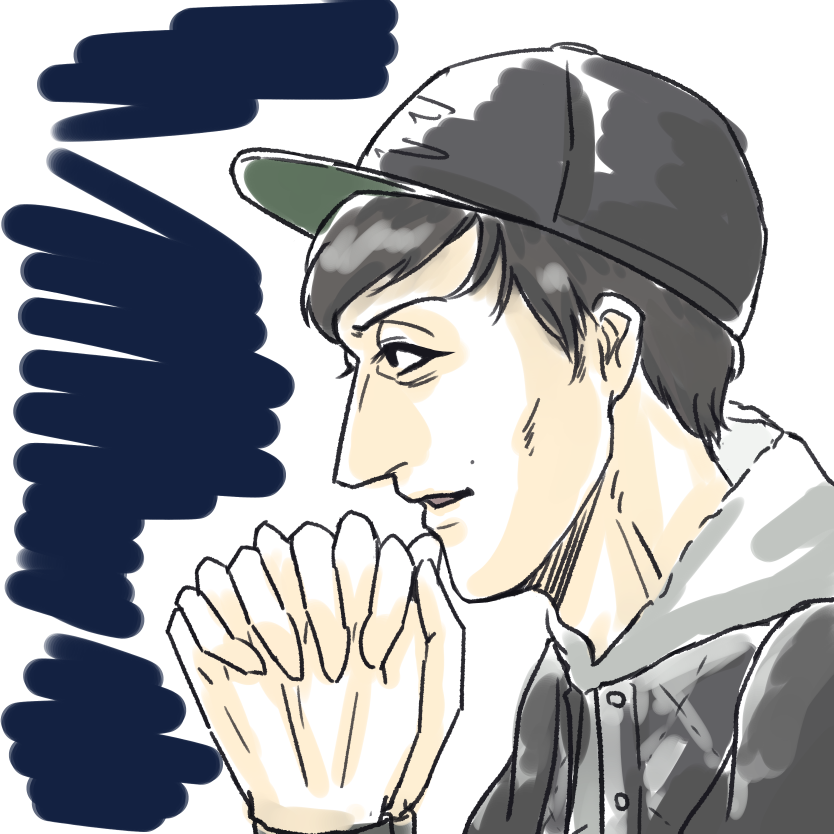
#> input picture m17.png, 2500 x 2500 px (shown at 1/3 size)
$ python AKAZE.py
#> lines starting #> are read from the running program, lines starting #| are printed output that depends on the picture
import cv2, matplotlib
import numpy as np
import matplotlib.pyplot as plt
import os
from PIL import Image
import glob

DataDir = 'sample1'

imgFile = cv2.imread('m17.png')
#> imgFile is the input picture: shape (2500, 2500, 3); mean B, G, R 162.9, 159.1, 157.7
resizeImg = cv2.resize(imgFile,(480,480))
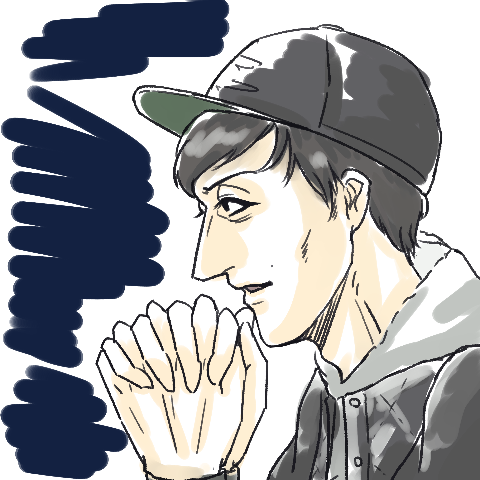
#> resizeImg: shape (480, 480, 3); mean B, G, R 162.9, 159.1, 157.7
rgbImg = cv2.cvtColor(resizeImg,cv2.COLOR_BGR2RGB)
plt.imshow(rgbImg)
plt.show()

ImgB,ImgG,ImgR = cv2.split(resizeImg) #BGRを分離する
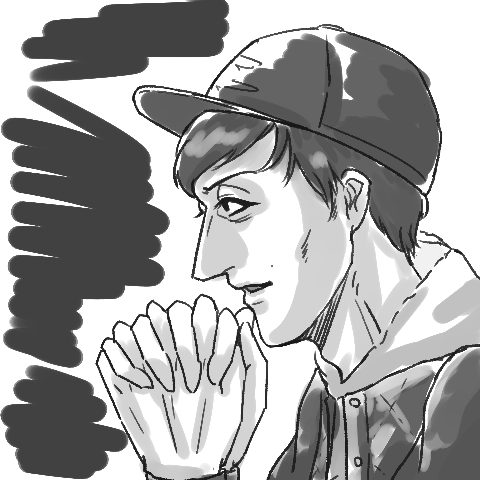
#> ImgB: shape (480, 480); min 23, max 255, mean 162.9
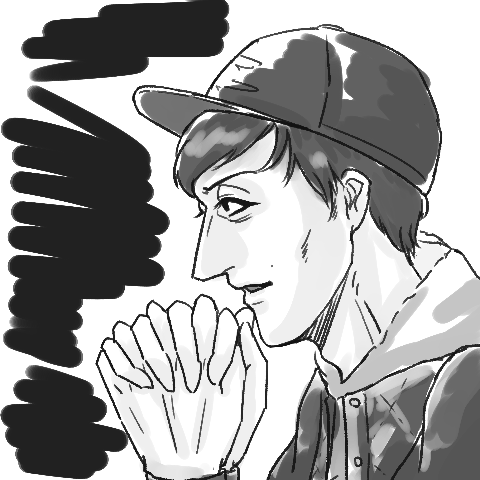
#> ImgG: shape (480, 480); min 18, max 255, mean 159.1
detector = cv2.AKAZE_create()

keypoints,desc = detector.detectAndCompute(ImgB,None)#特徴量の計算
#> keypoints = 1093 keypoints; strongest (x, y, size): (233, 206, 5.7), (223, 202, 8.1), (244, 204, 8.1), (345, 96, 5.7)
out = cv2.drawKeypoints(rgbImg, keypoints, None)
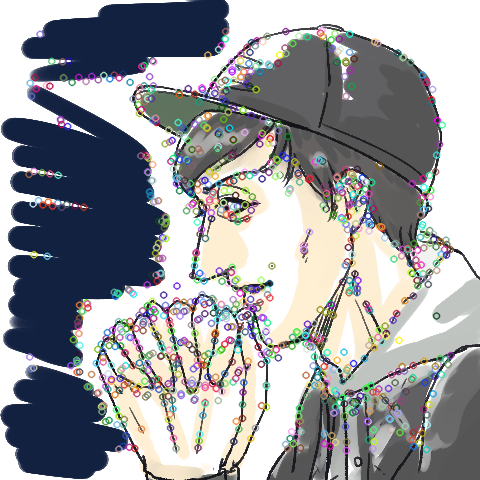
#> out: shape (480, 480, 3); mean R, G, B 153, 154.5, 158.7
print('特徴点の数は '+str(len(keypoints)))
#| 特徴点の数は 1093
print('descripterの次元は'+str(desc.shape))
#| descripterの次元は(1093, 61)
print(desc[10])
#| [ 33 239  15   0   0 128  60 128 254   7 191 196   1 120 255 193   1  96
#|    0   8   0   0 112 128   0   0   0 144 229 206  63  34 173 203  19 105
#|  215  15   4 210 164 253  83 254  15 195 193  35 112   0  14 224 129  31
#|  254 253 255  63 134   0   0]
plt.plot(desc[150])
plt.show()
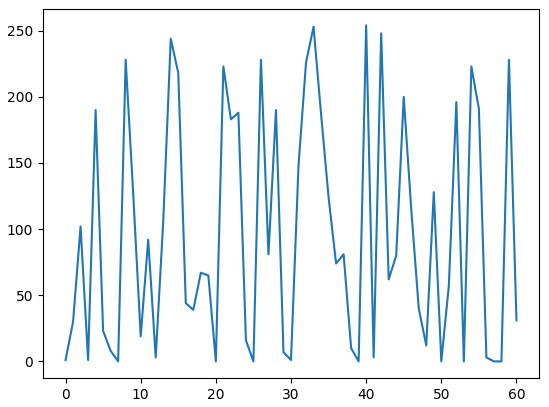
#> figure drawn by matplotlib, 1 panel; curve peaks at x = 40, y = 254
plt.imshow(out)
plt.show()
